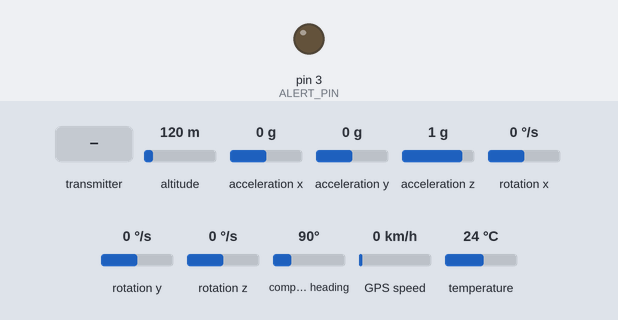
Bench run of a sketch on a simulated Arduino Uno, built with avr-gcc and run on an emulated ATmega328P. On the bench: output pins drawn as LEDs (lit = HIGH). Dashed ring = blinking. Inputs (shaded band) come from the test bench; at power-on: altitude 120 m, acceleration x 0 g, acceleration y 0 g, acceleration z 1 g, rotation x 0 °/s, rotation y 0 °/s, rotation z 0 °/s, compass heading 90°, GPS speed 0 km/h, temperature 24 °C. The GPS gets a fix after 3 s at 37.7749, -122.4194 with 8 satellites; no radio packets arrive unless stated.

Above: at 2.2 s.
2.3 s: the transmitter starts sending activateBeacon = 1
At 2.7 s:
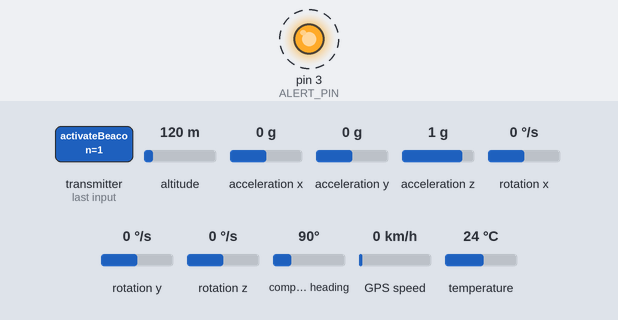
5.6 s: the transmitter starts sending activateBeacon = 0
Timing chart, 0 to 8.6 s (numbered marks = the images above; inputs shaded):
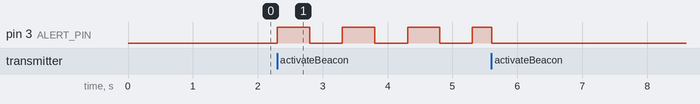

The sketch:

victim_device.ino
```cpp
// =======================================================================
// TRANSMITTER CODE V17: Final - Integrated Fall Detection & Cancellation
// =======================================================================

#include <SPI.h>
#include <nRF24L01.h>
#include <RF24.h>
#include <SoftwareSerial.h>
#include <TinyGPS++.h>
#include <stdint.h>
#include <Wire.h>
#include <Adafruit_MPU6050.h>
#include <Adafruit_Sensor.h>

// --- NRF, GPS, MPU objects & Pin Configurations are unchanged ---
const int CE_PIN = 16;
const int CSN_PIN = 0;
RF24 radio(CE_PIN, CSN_PIN);
const byte pipeAddress[2][6] = {"PIPE0", "PIPE1"};
const int GPS_RX_PIN = 2; const int GPS_TX_PIN = 15;
SoftwareSerial gpsSerial(GPS_RX_PIN, GPS_TX_PIN);
TinyGPSPlus gps;
Adafruit_MPU6050 mpu;
const float FALL_IMPACT_THRESHOLD = 3.5;
unsigned long lastFallDetectTime = 0;
const long FALL_COOLDOWN_MS = 5000;
const int EMERGENCY_BUTTON_PIN = 15; // D8
const int ALERT_PIN = 3;             // RX Pin

// --- State Variables ---
bool sosState = false;      // Is the user sending a manual SOS?
bool fallState = false;     // Has a fall been detected and not yet cancelled?
bool isLocalBeaconActive = false;
long lastButtonPressTime = 0;
const long DEBOUNCE_DELAY = 250;
unsigned long previousBeaconToggleTime = 0;
bool isBeaconOn = false;

// --- Data Structures are unchanged ---
struct VictimData {
  float latitude;
  float longitude;
  bool isSosSignal;
  bool isFallDetected;
};
VictimData victimDataPacket;
struct RescuerData {
  bool activateBeacon;
};
RescuerData rescuerDataPacket;


void setup() {
  // Setup is identical to V16. Serial is disabled.
  pinMode(EMERGENCY_BUTTON_PIN, INPUT_PULLUP);
  pinMode(ALERT_PIN, OUTPUT);
  digitalWrite(ALERT_PIN, LOW);
  delay(1000);
  Wire.begin();
  int mpu_retries = 5; while (mpu_retries > 0) { if (mpu.begin()) break; delay(1000); mpu_retries--; }
  if (mpu_retries == 0) { while(1) { digitalWrite(ALERT_PIN, !digitalRead(ALERT_PIN)); delay(100); } }
  mpu.setAccelerometerRange(MPU6050_RANGE_8_G);
  if (!radio.begin()) { while (1); }
  radio.setPALevel(RF24_PA_LOW);
  radio.setDataRate(RF24_250KBPS);
  radio.openWritingPipe(pipeAddress[0]);
  radio.openReadingPipe(1, pipeAddress[1]);
  radio.startListening();
  gpsSerial.begin(9600);
}

// --- UPDATED LOGIC FUNCTIONS ---

// The button now has dual purpose: cancel a fall or toggle a manual SOS
void checkSosButton() {
  if (digitalRead(EMERGENCY_BUTTON_PIN) == LOW) {
    if (millis() - lastButtonPressTime > DEBOUNCE_DELAY) {
      // A valid button press occurred.
      if (fallState) {
        // If a fall was detected, this press is a "cancel".
        // Clear both the fall state and the SOS state it triggered.
        fallState = false;
        sosState = false;
      } else {
        // If there was no active fall, this is a manual SOS toggle.
        sosState = !sosState;
      }
      lastButtonPressTime = millis();
    }
  }
}

// MPU check now directly triggers the SOS state
void processMpuData() {
  sensors_event_t a, g, temp;
  mpu.getEvent(&a, &g, &temp);
  float totalG = sqrt(pow(a.acceleration.x, 2) + pow(a.acceleration.y, 2) + pow(a.acceleration.z, 2)) / 9.81;
  bool isCooldown = millis() - lastFallDetectTime < FALL_COOLDOWN_MS;
  if (totalG > FALL_IMPACT_THRESHOLD && !isCooldown) {
    lastFallDetectTime = millis();
    // A fall was detected!
    fallState = true;
    // AUTOMATICALLY activate the SOS signal.
    sosState = true;
  }
}

// Check for remote commands - this logic is unchanged
void checkForRemoteCommands() {
    if (radio.available()) {
        radio.read(&rescuerDataPacket, sizeof(RescuerData));
        isLocalBeaconActive = rescuerDataPacket.activateBeacon;
    }
}

// Handle local beacon - this logic is unchanged
void handleLocalBeacon() {
  if (isLocalBeaconActive) {
    if (millis() - previousBeaconToggleTime >= 500) {
      isBeaconOn = !isBeaconOn;
      digitalWrite(ALERT_PIN, isBeaconOn);
      previousBeaconToggleTime = millis();
    }
  } else {
    digitalWrite(ALERT_PIN, LOW);
    isBeaconOn = false;
  }
}

void loop() {
  // Run all state-management functions
  checkForRemoteCommands();
  checkSosButton();
  processMpuData();
  handleLocalBeacon();

  // Feed GPS data continuously
  while (gpsSerial.available() > 0) {
    gps.encode(gpsSerial.read());
  }

  // Once a second, when GPS gets a new sentence, send our status
  if (gps.location.isUpdated()) {
    // Populate GPS data
    if (gps.location.isValid()) {
      victimDataPacket.latitude = gps.location.lat();
      victimDataPacket.longitude = gps.location.lng();
    } else {
      victimDataPacket.latitude = 0.0f;
      victimDataPacket.longitude = 0.0f;
    }
    // Populate the alert flags
    victimDataPacket.isFallDetected = fallState;
    victimDataPacket.isSosSignal = sosState;

    // --- Send the Data Packet ---
    radio.stopListening();
    radio.write(&victimDataPacket, sizeof(VictimData));
    radio.startListening();
  }
}
```

Measured:
- after the input at 2.3 s, pin 3 (ALERT_PIN): alternates HIGH for 0.50 s and LOW for 0.50 s, starting at once
